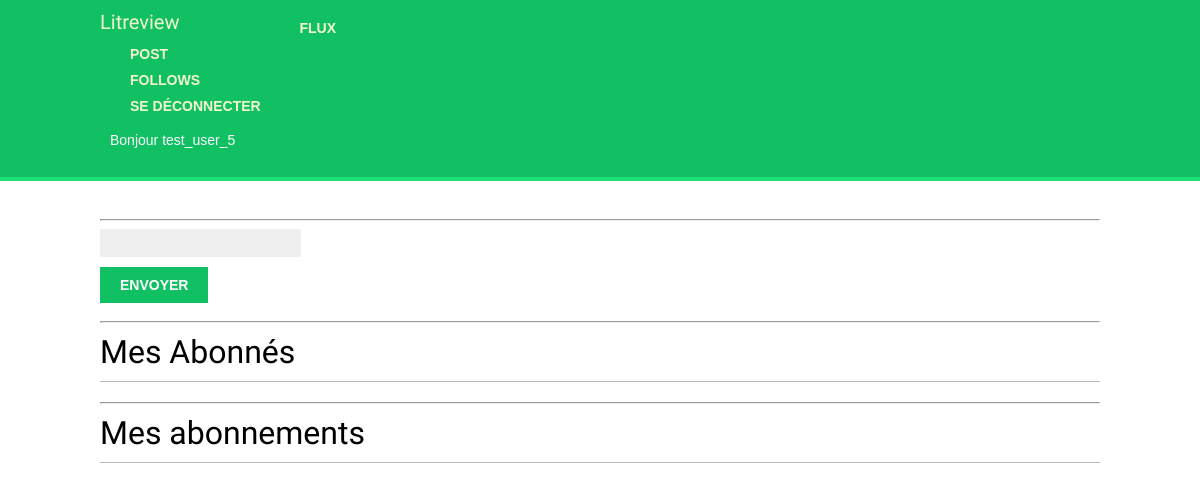
/litreview_app/follows (signed in), run on an earlier commit of the app's database.
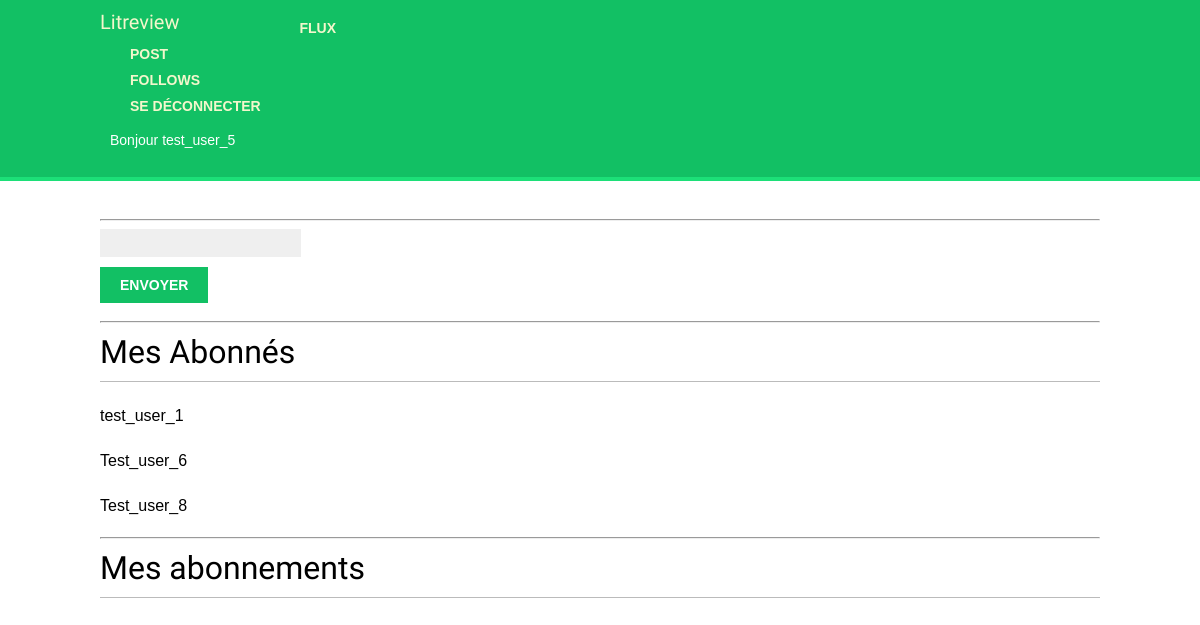
And on a later commit of the database.
### litreview_app/models.py (models this page shows)
class UserFollows(models.Model):
    user = models.ForeignKey(settings.AUTH_USER_MODEL, on_delete=models.CASCADE, related_name='following') #Celui qui est suivi
    followed_user = models.ForeignKey(settings.AUTH_USER_MODEL, on_delete=models.CASCADE, related_name='followed_by') #Celui qui suit
    class Meta: #Abonnement Unique
        unique_together = ('user', 'followed_user')

### litreview_app/views/follows.py (the view, shortened to what this page needs)
# urls.py: path('follows', views.follows, name='follows'),
@login_required
def follows(request):
    myfollowers = UserFollows.objects.filter(user=request.user) #Mes abonnés (qui me suivent)
    myfollows = UserFollows.objects.filter(followed_user=request.user) #Les gens a qui je suis abonné
    success = False
    error = False
    message = ""
    context = {
        'section': 'dashboard',
        'myfollowers': myfollowers,
        'myfollows': myfollows,
        'success': success,
        'error': error,
        'message': message,
    }
    return render(request, 'litreview_app/follows.html', context)

### litreview_app/templates/litreview_app/follows.html (shortened to what this page needs)
{% extends "base.html" %}
{% load static %}
      {% block content %}
    <hr>
      <form action="" method="post">
        <input type="text" name="username">
        <input type="submit" value="Envoyer">
      </form>
      <hr>
      <h1>Mes Abonnés</h1>
        {% for myfollower in myfollowers %}
            <p>{{ myfollower.followed_user.username }}</p>
        {% endfor %}
        <hr>
        <h1>Mes abonnements</h1>
      {% endblock %}

What changed in the data, as far as the page shows it:
added UserFollows: followed_user.username "test_user_1"
added UserFollows: followed_user.username "Test_user_6"
added UserFollows: followed_user.username "Test_user_8"
